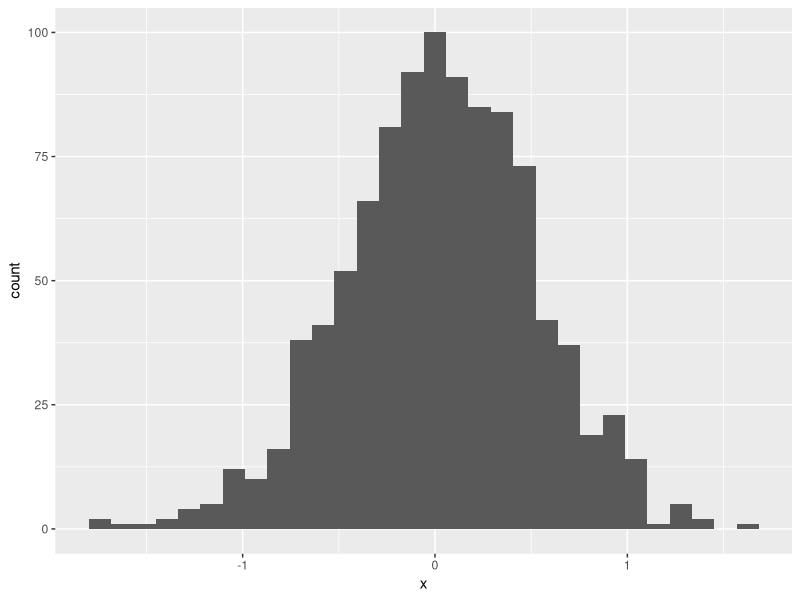

Here is the R script that generated this plot: (Note: this script raises an error after producing the figure.)
## ---- chunk 1
library(tidyverse)
## ---- chunk 2
samp = rnorm(100)
length(samp)
## ---- chunk 3
plot_df =
  tibble(
    x = rnorm(1000, sd = 0.5),
    y = 1 + 2*x + rnorm(1000)
  )
## ---- chunk 4
ggplot(plot_df, aes (x = x)) + geom_histogram()
ggplot(plot_df, aes (x = x)) + geom_point()
## ---- chunk 5
library(tidyverse)

la_df =
  tibble(
    num_var = rnorm(n = 500, mean = 1),
    log_var = num_var > 0,
    abs_var = abs(num_var)
  )

ggplot(la_df, aes (x = abs_var)) + geom_histogram()

round(median(pull(la_df, num_var)),2)
